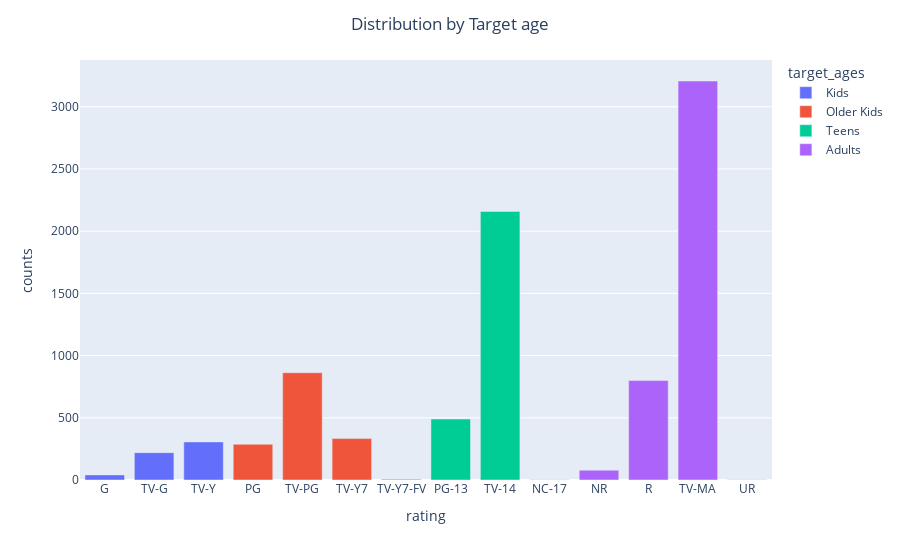

The code cell stored with this chart in its notebook:
### Code cell
rating_df = generate_rating_df(df)
content_by_target = px.bar(rating_df, x='rating', y='counts', color='target_ages')
content_by_target.update_layout(title_text="Distribution by Target age", title_x=0.5)
content_by_target.show()

### Figure 1 — Plotly figure (JSON) as saved in the notebook; plotly's stock layout.template omitted (floating-point values rounded to 4 significant figures)
{"data": [{"alignmentgroup": "True", "hovertemplate": "target_ages=Kids<br>rating=%{x}<br>counts=%{y}<extra></extra>", "legendgroup": "Kids", "marker": {"color": "#636efa", "pattern": {"shape": ""}}, "name": "Kids", "offsetgroup": "Kids", "orientation": "v", "showlegend": true, "textposition": "auto", "type": "bar", "x": ["G", "TV-G", "TV-Y"], "xaxis": "x", "y": [41, 220, 306], "yaxis": "y"}, {"alignmentgroup": "True", "hovertemplate": "target_ages=Older Kids<br>rating=%{x}<br>counts=%{y}<extra></extra>", "legendgroup": "Older Kids", "marker": {"color": "#EF553B", "pattern": {"shape": ""}}, "name": "Older Kids", "offsetgroup": "Older Kids", "orientation": "v", "showlegend": true, "textposition": "auto", "type": "bar", "x": ["PG", "TV-PG", "TV-Y7", "TV-Y7-FV"], "xaxis": "x", "y": [287, 862, 333, 6], "yaxis": "y"}, {"alignmentgroup": "True", "hovertemplate": "target_ages=Teens<br>rating=%{x}<br>counts=%{y}<extra></extra>", "legendgroup": "Teens", "marker": {"color": "#00cc96", "pattern": {"shape": ""}}, "name": "Teens", "offsetgroup": "Teens", "orientation": "v", "showlegend": true, "textposition": "auto", "type": "bar", "x": ["PG-13", "TV-14"], "xaxis": "x", "y": [490, 2158], "yaxis": "y"}, {"alignmentgroup": "True", "hovertemplate": "target_ages=Adults<br>rating=%{x}<br>counts=%{y}<extra></extra>", "legendgroup": "Adults", "marker": {"color": "#ab63fa", "pattern": {"shape": ""}}, "name": "Adults", "offsetgroup": "Adults", "orientation": "v", "showlegend": true, "textposition": "auto", "type": "bar", "x": ["NC-17", "NR", "R", "TV-MA", "UR"], "xaxis": "x", "y": [3, 79, 799, 3207, 3], "yaxis": "y"}], "layout": {"barmode": "relative", "legend": {"title": {"text": "target_ages"}, "tracegroupgap": 0}, "margin": {"t": 60}, "title": {"text": "Distribution by Target age", "x": 0.5}, "xaxis": {"anchor": "y", "domain": [0, 1], "title": {"text": "rating"}}, "yaxis": {"anchor": "x", "domain": [0, 1], "title": {"text": "counts"}}}}
